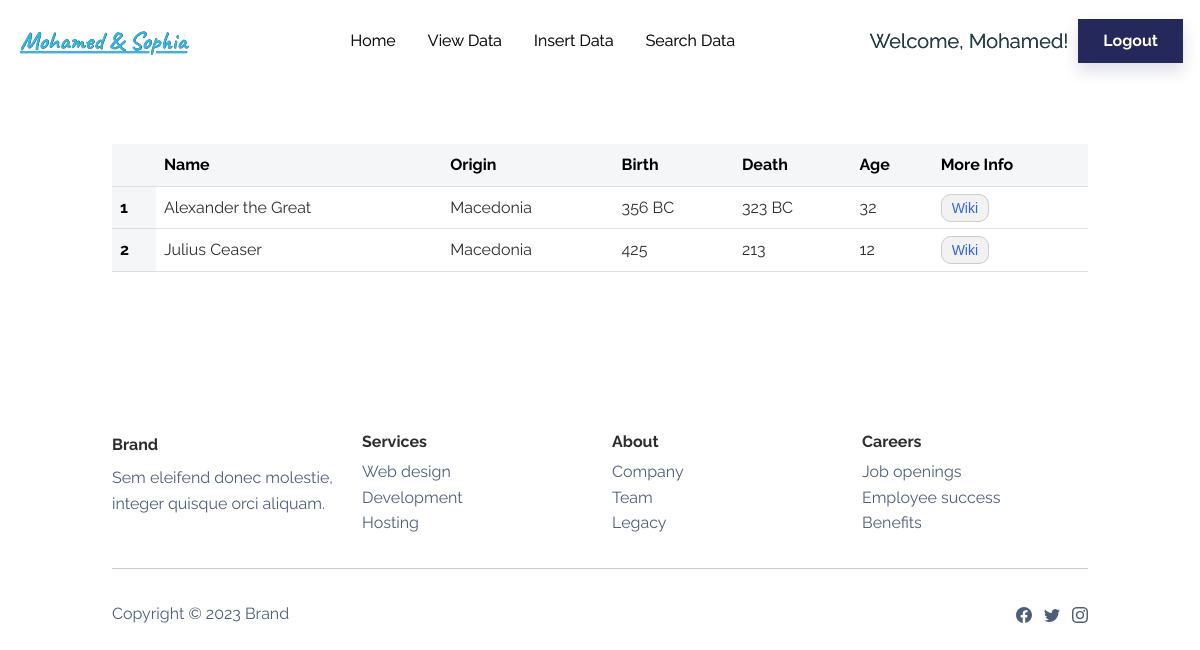
The page /data (signed in) on the database its author committed.
### MSapp/models.py (models this page shows, shortened)
class User(db.Model, UserMixin): # UserMixin will give us the default implementations of the functions that we need to have in the User class for flask_login to work
    id = db.Column(db.Integer, primary_key=True)
    username = db.Column(db.String(30), unique=True, nullable=False)
    email = db.Column(db.String(120), unique=True, nullable=False)
    password_hash = db.Column(db.String(60), nullable=False)
    @property # this is a decorator, it will allow us to access the function as an attribute
    def password(self): # this function will return the password
        return self.password

class Great(db.Model):
    id = db.Column(db.Integer, primary_key=True)
    name = db.Column(db.String(80), unique=True, nullable=False)
    origin = db.Column(db.String(80), unique=False, nullable=True)
    birth = db.Column(db.String(80), unique=False, nullable=True)
    death = db.Column(db.String(80), unique=False, nullable=True)
    age = db.Column(db.Integer, unique=False, nullable=True)
    url = db.Column(db.String(200), unique=False, nullable=True)

### MSapp/routes.py (the view)
@app.route('/data')
def viewData(): # this function will show the data from the database
    greats = Great.query.all()
    return render_template('viewData.html', greats=greats)

### MSapp/models.py (called while the page is built)
@login_manager.user_loader # this is a decorator, it will allow us to access the function as an attribute
def load_user(user_id): # this function will load the user
    return User.query.get(int(user_id)) # this line will return the user

### MSapp/templates/viewData.html (shortened to what this page needs)
{% extends 'base.html' %}
{% block content %}
    <section class="py-5 mt-5">
        <div class="container py-4 py-xl-5">
            <table class="table">
                <thead class="table-light">
                <tr>
                    <th scope="col"></th>
                    <th scope="col">Name</th>
                    <th scope="col">Origin</th>
                    <th scope="col">Birth</th>
                    <th scope="col">Death</th>
                    <th scope="col">Age</th>
                    <th scope="col">More Info</th>
                </tr>
                </thead>
            <tbody>
                {% for great in greats %}
                <tr>
                    <th scope="row" class="table-light">{{ loop.index }}</th>
                    <td>{{ great.name }}</td>
                    <td>{{ great.origin }}</td>
                    <td>{{ great.birth }}</td>
                    <td>{{ great.death }}</td>
                    <td>{{ great.age }}</td>
                    <td><a href={{ great.url }} class="more-info-link">Wiki</a></td>
                </tr>
                {% endfor %}
            </tbody>
            </table>
        </div>
    </section>
{% endblock %}

### MSapp/templates/base.html (shortened to what this page needs)
<!DOCTYPE html>
<html lang="en">
<head>
    <link href="{{ url_for('static', filename='bootstrap/css/bootstrap.min.css') }}" rel="stylesheet">
    <link href="{{ url_for('static', filename='css/mystyles.css') }}" rel="stylesheet">
    <link rel="stylesheet" href="https://cdnjs.cloudflare.com/ajax/libs/font-awesome/5.15.3/css/all.min.css">
</head>
<body>
    <nav class="navbar navbar-light navbar-expand-md fixed-top navbar-shrink py-3" id="mainNav" style="height: 80px;text-shadow: 0.2px 0.2px var(--bs-navbar-active-color);display: inline;overflow: visible;transform: translate(-5px);">
        <div class="container-fluid">
            <a class="navbar-brand d-flex align-items-center" href="{{ url_for('home') }}">
                <span style="width: 192.75px;color: rgb(47,185,228);font-size: 25px;font-family: caveat;text-decoration: underline;text-align: center;">
                    Mohamed &amp; Sophia
                </span>
            </a>
            <div class="collapse navbar-collapse" id="navcol-1">
                <ul class="navbar-nav mx-auto" style="margin-right: 100px;">
                    <li class="nav-item"><a class="nav-link" href="{{ url_for('home') }}">Home</a></li>
                    <li class="nav-item"><a class="nav-link" href="{{ url_for('viewData') }}">View Data</a></li>
                    <li class="nav-item"><a class="nav-link" href="{{ url_for('insertData') }}">Insert Data</a></li>
                    <li class="nav-item"><a class="nav-link" href="{{ url_for('searchData') }}">Search Data</a></li>
                </ul>
                    {% if current_user.is_authenticated %}
                            <a><span style="width: 192.75px;color: rgb(35,66,75);font-size: 20px; text-align: center;">
                                Welcome, {{ current_user.username }}!
                            </span></a>
                        <a class="btn btn-primary shadow" style="margin-left: 10px;" role="button" href="{{ url_for('logout') }}">Logout</a>
                    {% else %}
                        <a class="btn btn-primary shadow" style="margin-right: 20px;" role="button" href="{{ url_for('login') }}">Login</a>
                        <a class="btn btn-secondary shadow" role="button" href="{{ url_for('signup') }}">Sign up</a>
                    {% endif %}
            </div>
        </div>
    </nav>
    {% block content %}
    {% endblock %}
    <footer>
        <div class="container py-4 py-lg-5">
            <div class="row row-cols-2 row-cols-md-4">
                <div class="col-12 col-md-3">
                    <div class="fw-bold d-flex align-items-center mb-2"><span>Brand</span></div>
                    <p class="text-muted">Sem eleifend donec molestie, integer quisque orci aliquam.</p>
                </div>
                <div class="col-sm-4 col-md-3 text-lg-start d-flex flex-column">
                    <h3 class="fs-6 fw-bold">Services</h3>
                    <ul class="list-unstyled">
                        <li><a href="#">Web design</a></li>
                        <li><a href="#">Development</a></li>
                        <li><a href="#">Hosting</a></li>
                    </ul>
                </div>
                <div class="col-sm-4 col-md-3 text-lg-start d-flex flex-column">
                    <h3 class="fs-6 fw-bold">About</h3>
                    <ul class="list-unstyled">
                        <li><a href="#">Company</a></li>
                        <li><a href="#">Team</a></li>
                        <li><a href="#">Legacy</a></li>
                    </ul>
                </div>
                <div class="col-sm-4 col-md-3 text-lg-start d-flex flex-column">
                    <h3 class="fs-6 fw-bold">Careers</h3>
                    <ul class="list-unstyled">
                        <li><a href="#">Job openings</a></li>
                        <li><a href="#">Employee success</a></li>
                        <li><a href="#">Benefits</a></li>
                    </ul>
                </div>
            </div>
            <hr>
            <div class="text-muted d-flex justify-content-between align-items-center pt-3">
                <p class="mb-0">Copyright © 2023 Brand</p>
                <ul class="list-inline mb-0">
                    <li class="list-inline-item"></li>
                    <li class="list-inline-item"></li>
                    <li class="list-inline-item"></li>
                </ul>
            </div>
        </div>
    </footer>
</body>
</html>

### MSapp/static/css/mystyles.css (style rules this page uses)
.more-info-link { font-family: Arial, sans-serif; font-size: 14px; color: #3366cc; text-decoration: none; padding: 5px 10px; background-color: #f2f2f2; border: 1px solid #ccc; border-radius: 10px; transition: background-color 0.3s ease; }

### rows shown on the page
User: username "Mohamed"
Great: name "Alexander the Great", origin "Macedonia", birth "356 BC", death "323 BC", age "32"
Great: name "Julius Ceaser", origin "Macedonia", birth "425", death "213", age "12"
